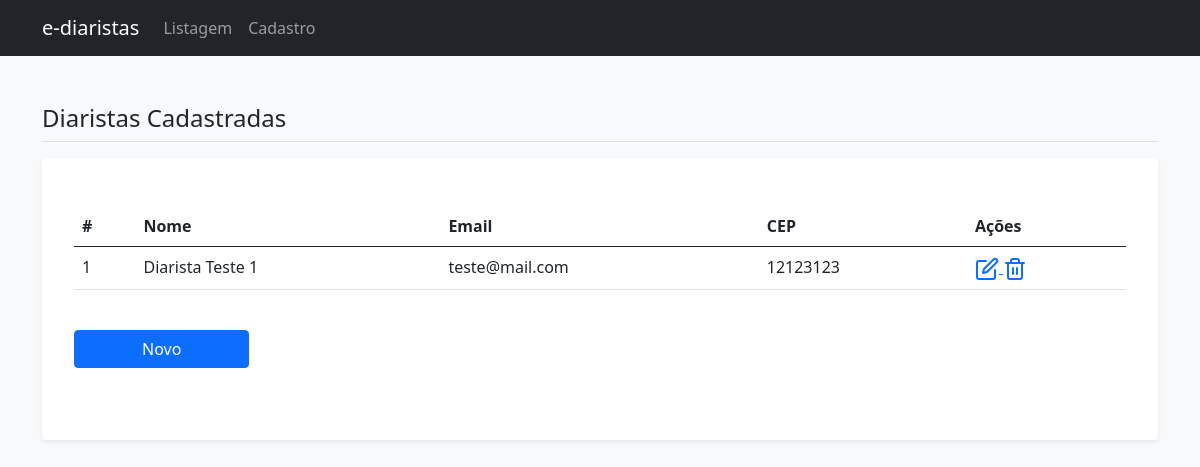
The app's page /web/listar_diaristas, older data.
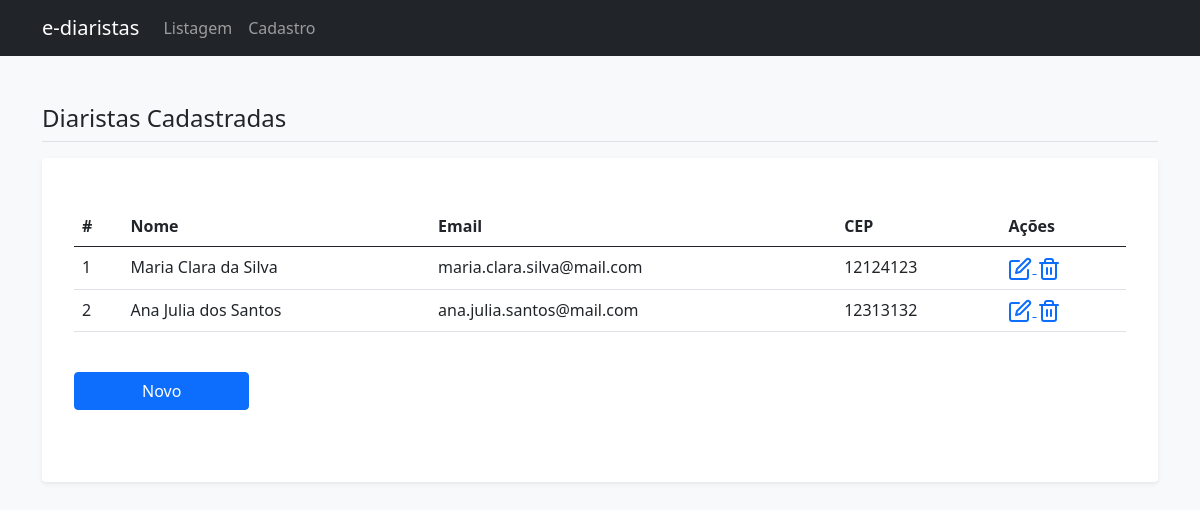
The same page, newer data.
### web/models.py (models this page shows)
class Diarista(models.Model):
    nome_completo = models.CharField(max_length=100, null=False, blank=False)
    cpf = models.CharField(max_length=11, null=False, blank=False, unique=True)
    email = models.EmailField(null=False, blank=False, unique=True)
    telefone = models.CharField(max_length=11, null=False, blank=False)
    logradouro = models.CharField(max_length=100, null=False, blank=False)
    numero = models.IntegerField(null=False, blank=False)
    bairro = models.CharField(max_length=100, null=False, blank=False)
    complemento = models.CharField(max_length=100, null=False, blank=True)
    cep = models.CharField(max_length=8, null=False, blank=False)
    estado = models.CharField(max_length=2, null=False, blank=False)
    codigo_ibge = models.IntegerField(null=False, blank=False)
    foto_usuario = models.ImageField(null=False)

### web/views.py (the view)
# urls.py: path('listar_diaristas', listar_diaristas, name='listar_diaristas'),
def listar_diaristas(request):
    diaristas = Diarista.objects.all()
    return render(request, 'lista_diaristas.html', {'diaristas': diaristas})

### web/templates/lista_diaristas.html
{% extends 'base.html' %}
{% load easy_mask %}
{% block conteudo %}
<h4 class="border-bottom pb-2 mb-0">Diaristas Cadastradas</h4>
<div class="my-3 p-3 bg-body rounded shadow-sm">
    <div class="my-3 p-3">
        <table class="table">
            <thead>
            <tr>
                <th>#</th>
                <th>Nome</th>
                <th>Email</th>
                <th>CEP</th>
                <th>Ações</th>
            </tr>
            </thead>
            <tbody>
            {% for diarista in diaristas %}
            <tr>
                <td>{{diarista.id}}</td>
                <td>{{diarista.nome_completo}}</td>
                <td>{{diarista.email}}</td>
                <td>{{diarista.cep | cep}}</td>
                <td>
                    <a href="{% url 'editar_diarista' diarista.id %}" data-bs-toggle="tooltip" title="Editar">
                        <i data-feather="edit"></i>
                    </a>
                    <a href="{% url 'remover_diarista' diarista.id %}" data-bs-toggle="tooltip" title="Excluir">
                        <i data-feather="trash-2"></i>
                    </a>
                </td>
            </tr>
            {% endfor %}
            </tbody>
        </table>
        <div class="py-4 d-grid col-2">
            <a href="{% url 'cadastrar_diarista' %}" class="btn btn-primary">Novo</a>
        </div>
    </div>
</div>
{% endblock conteudo %}

### web/templates/base.html (shortened to what this page needs)
<!DOCTYPE html>
<html lang="en">
<head>
    <link href="https://cdn.jsdelivr.net/npm/bootstrap@5.0.1/dist/css/bootstrap.min.css" rel="stylesheet"
>
</head>
<body class="bg-light">
<nav class="navbar navbar-expand-md navbar-dark bg-dark md-4">
    <div class="container">
        <a href="#" class="navbar-brand">e-diaristas</a>
        <div class="collapse navbar-collapse" id="navbarCollapse">
            <ul class="navbar-nav mr-auto">
                <li class="nav-item active">
                    <a href="{% url 'listar_diaristas' %}" class="nav-link">Listagem</a>
                </li>
            </ul>
            <ul class="navbar-nav mr-auto">
                <li class="nav-item active">
                    <a href="{% url 'cadastrar_diarista' %}" class="nav-link">Cadastro</a>
                </li>
            </ul>
        </div>
    </div>
</nav>
<main role="main" class="container py-5">
    {% block conteudo %}
    {% endblock conteudo %}
</main>
</body>
</html>

Row changes from the older to the newer data that the page shows:
changed Diarista id 1: nome_completo "Diarista Teste 1" → "Maria Clara da Silva"; email "teste@mail.com" → "maria.clara.silva@mail.com"; cep|cep "12123123" → "12124123"
added Diarista: id "2", nome_completo "Ana Julia dos Santos", email "ana.julia.santos@mail.com", cep|cep "12313132"
